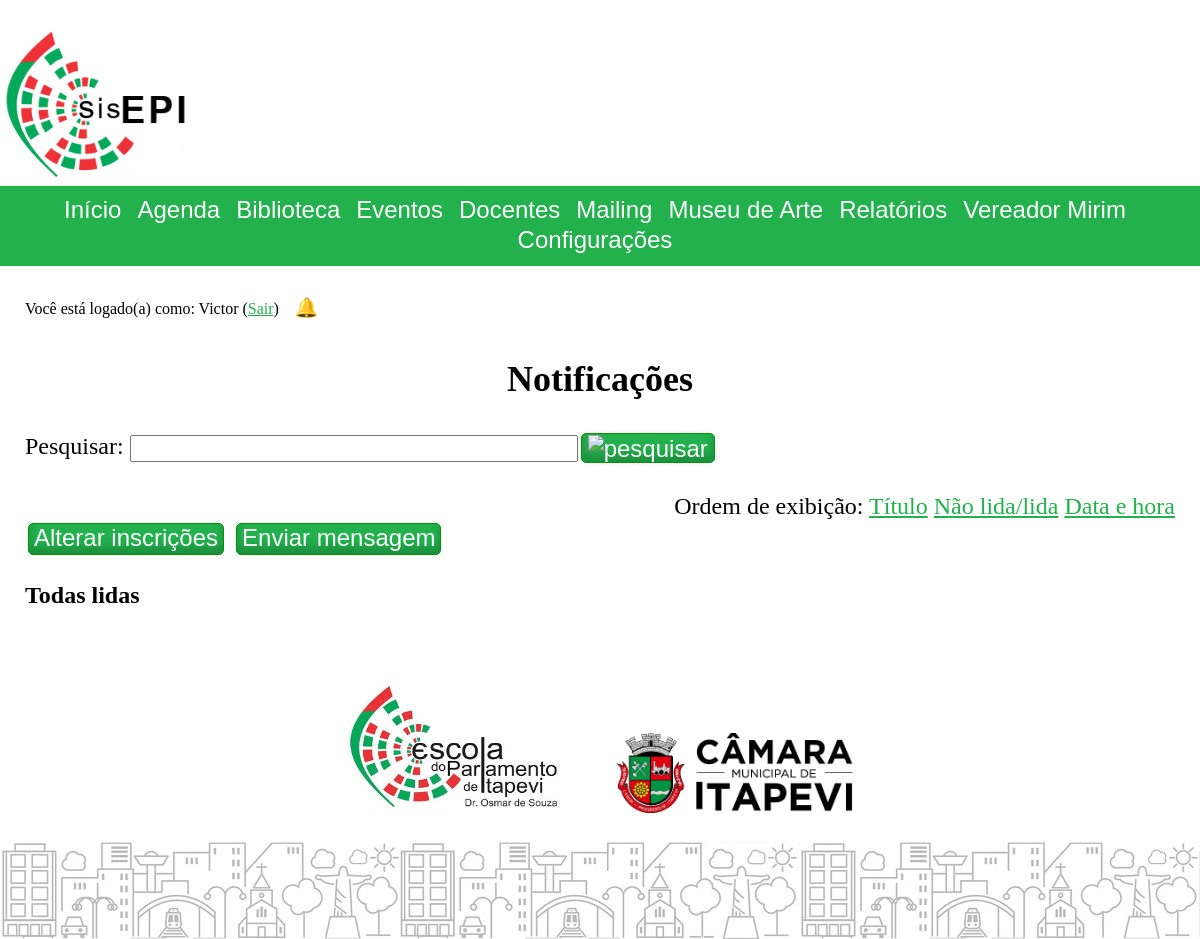
The app's page /index.php?cont=notifications&action=home (signed in), older data.
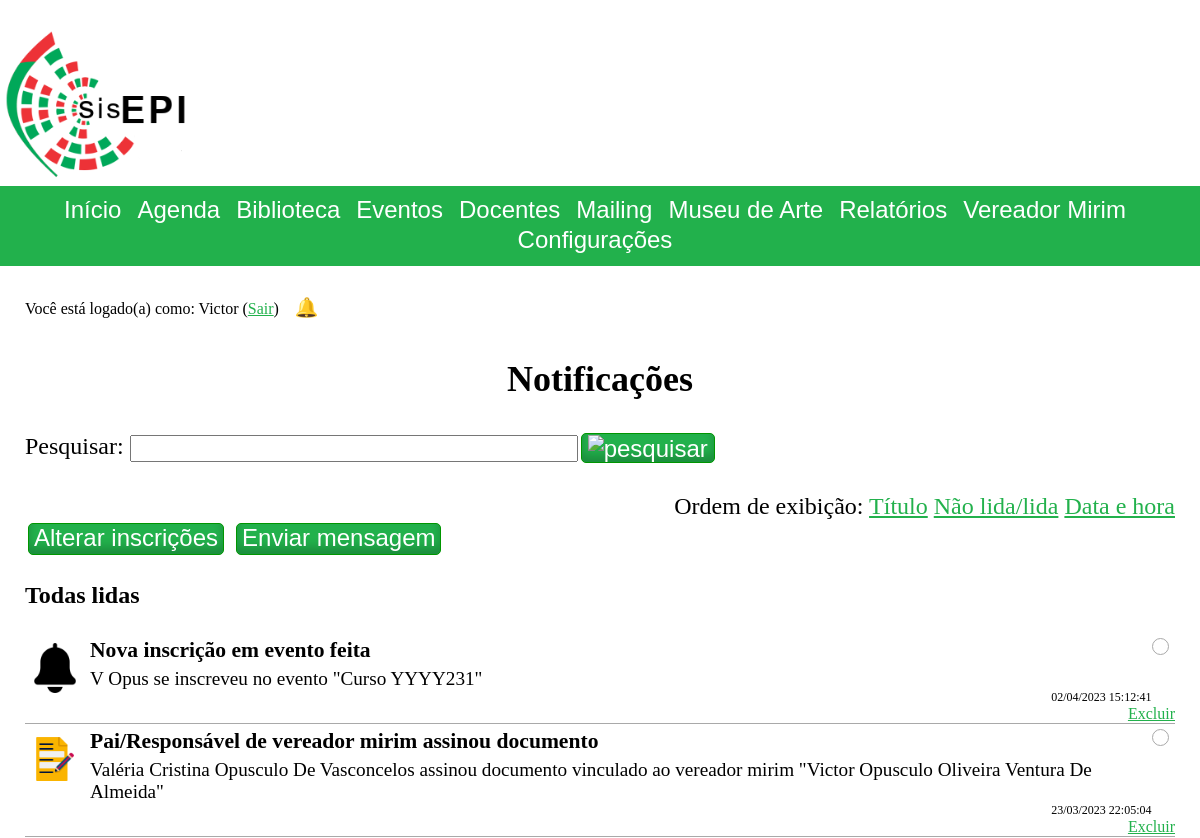
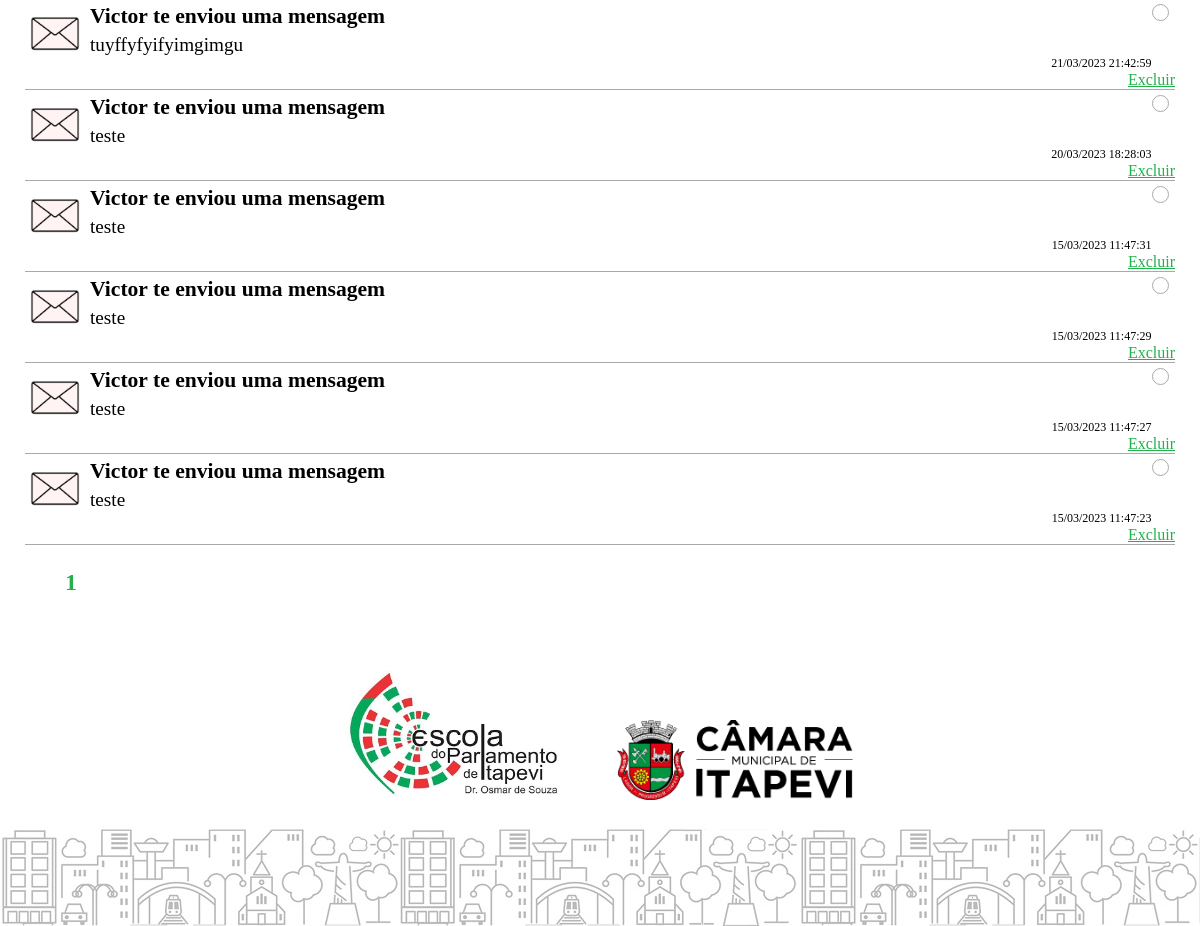
The same page, newer data (2 pictures, top to bottom).
### tables this page shows
CREATE TABLE `sentnotifications` (
  `id` int UNSIGNED NOT NULL,
  `userId` int UNSIGNED NOT NULL,
  `title` varchar(255) NOT NULL,
  `description` varchar(280) DEFAULT NULL,
  `iconFilePath` varchar(255) NOT NULL,
  `linkUrlInfos` json DEFAULT NULL,
  `isRead` tinyint(1) NOT NULL,
  `dateTime` datetime NOT NULL
);

### controller/component/NotificationList.class.php (called while the page is built, shortened)
<?php
final class NotificationList extends ComponentBase
{
    protected array $sentNotificationObjects;
    public function render()
    {
        $notObjs = $this->sentNotificationObjects;
        $view = $this->get_view();
		require($view);
    }
}

### model/DataProperty.php (called while the page is built, shortened)
<?php
class DataProperty implements \JsonSerializable
{
	private $value;
	public $valueTransformer;
	public function getValue()
	{
		return isset($this->valueTransformer) ? ($this->valueTransformer)($this->value) : $this->value;
	}
	public function setValue($value)
	{
		$this->value = $value;
	}
}

### model/SqlSelector.php (called while the page is built, shortened)
<?php
require_once __DIR__ . '/DataEntity.php';
class SqlSelector
{
    private array $selectColumns = [];
    private string $fromTable;
    private array $joins = [];
    private array $whereClauses = [];
    private string $orderBy;
    private string $limit;
    private array $values = [];
    private string $bindParamTypes = "";
    public function setTable($table)
    {
        $this->fromTable = $table;
    }
    public function addSelectColumn($col)
    {
        $this->selectColumns[] = $col;
    }
    public function addWhereClause($where)
    {
        $this->whereClauses[] = $where;
    }
    public function setOrderBy($orderBy)
    {
        $this->orderBy = $orderBy;
    }
    public function setLimit($limit)
    {
        $this->limit = $limit;
    }
    public function addValue(string $bindParamType, $value)
    {
        $this->bindParamTypes .= $bindParamType;
        $this->values[] = $value;
    }
    public function addValues(string $bindParamTypes, array $valuesArray)
    {
        $this->bindParamTypes .= $bindParamTypes;
        $this->values = [...$this->values, ...$valuesArray];
    }
    public function run(\mysqli $conn, int $mode = self::RETURN_SINGLE_ASSOC)
    {
        $finalSql = "SELECT " . implode(',', $this->selectColumns) . " FROM " . $this->fromTable . ' ' .
        implode(' ', $this->joins) . ' ';
        if (!empty($this->whereClauses))
            $finalSql .= 'WHERE ' . implode(' ', $this->whereClauses) . ' ';
        if (!empty($this->orderBy))
            $finalSql .= 'ORDER BY ' . $this->orderBy . ' ';
        if (!empty($this->limit))
            $finalSql .= 'LIMIT ' . $this->limit . ' ';
        $stmt = $conn->prepare($finalSql);
        if (strlen($this->bindParamTypes) > 0)
            $stmt->bind_param($this->bindParamTypes, ...$this->values);
        $stmt->execute();
        $result = $stmt->get_result();
        $output = null;
        switch ($mode)
        {
            case self::RETURN_ALL_ASSOC:
                $output = $result->num_rows > 0 ? $result->fetch_all(MYSQLI_ASSOC) : [];
                break;
            case self::RETURN_FIRST_COLUMN_VALUE:
            default:
                $output = $result->num_rows > 0 ? $result->fetch_row()[0] : null;
                break;
        }
        return $output;
    }
}

### model/Notifications/SentNotification.php (called while the page is built, shortened)
<?php
require_once __DIR__ . '/../DataEntity.php';
class SentNotification extends DataEntity
{
    public function __construct()
    {
        $this->properties = (object)
        [
            'id' => new DataProperty('', null, DataProperty::MYSQL_INT),
            'userId' => new DataProperty('', null, DataProperty::MYSQL_INT),
            'title' => new DataProperty('', null, DataProperty::MYSQL_STRING),
            'description' => new DataProperty('', null, DataProperty::MYSQL_STRING),
            'iconFilePath' => new DataProperty('', null, DataProperty::MYSQL_STRING),
            'linkUrlInfos' => new DataProperty('', null, DataProperty::MYSQL_STRING),
            'isRead' => new DataProperty('', 0, DataProperty::MYSQL_INT),
            'dateTime' => new DataProperty('', date('Y-m-d H:i:s'), DataProperty::MYSQL_STRING)
        ];
    }
    protected string $databaseTable = 'sentnotifications';
    protected function newInstanceFromDataRow($dataRow)
    {
        $new = new SentNotification();
        $new->fillPropertiesFromDataRow($dataRow);
        return $new;
    }
    public function getMultiplePartially(mysqli $conn, $page, $numResultsOnPage, $orderBy, $searchKeywords)
    {
        $selector = new SqlSelector();
        $selector->addSelectColumn('*');
        $selector->setTable($this->databaseTable);
        $selector->addWhereClause(" {$this->databaseTable}.userId = ? ");
        $selector->addValue('i', $this->properties->userId->getValue());
        switch ($orderBy)
        {
            case 'date':
            default:
                $selector->setOrderBy('dateTime DESC');
                break;
        }
        $calc_page = ($page - 1) * $numResultsOnPage;
        $selector->setLimit(' ?,? ');
        $selector->addValues('ii', [ $calc_page, $numResultsOnPage ]);
        $drs = $selector->run($conn, SqlSelector::RETURN_ALL_ASSOC);
        return array_map( fn($dr) => $this->newInstanceFromDataRow($dr), $drs);
    }
}

### controller/notifications.controller.php (called while the page is built, shortened)
<?php
final class notifications extends BaseController
{
    public function home()
    {
        require_once "controller/component/NotificationList.class.php";
        $conn = createConnectionAsEditor();
        try
        {
            $getter = new \SisEpi\Model\Notifications\SentNotification();
            $getter->userId = (int)$_SESSION['userid'] ?? 0;
            $paginatorComponent = new PaginatorComponent($getter->getCount($conn, $_GET['q'] ?? ''), 20);
            $notificationsObjects = $getter->getMultiplePartially($conn,    $paginatorComponent->pageNum,
                                                                            $paginatorComponent->numResultsOnPage,
                                                                            $_GET['orderBy'] ?? '',
                                                                            $_GET['q'] ?? '');
        }
        catch (Exception $e)
        {
            $this->pageMessages[] = $e->getMessage();
        }
        finally { $conn->close(); }
    }
}

### model/DataEntity.php (called while the page is built, shortened)
<?php
require_once __DIR__ . '/SqlSelector.php';
require_once __DIR__ . '/DataProperty.php';
abstract class DataEntity implements \IteratorAggregate, \JsonSerializable
{
	protected object $properties;
	public function __get($name)
	{
		return $this->properties->$name->getValue();
	}
	public function __set($name, $value)
	{
		$this->properties->$name->setValue($value);
	}
	public function __isset($name)
	{
		if (isset($this->properties->$name))
		{
			$val = $this->properties->$name->getValue();
			return isset($val) && $val != false;
		}
		return false;
	}
	public function fillPropertiesFromDataRow($dataRow)
	{
		foreach ($dataRow as $col => $val)
		{
			if (!isset($this->properties->$col))
				$this->otherProperties->$col = $val;
			else
				$this->properties->$col->setValue($val);
		}
	}
}

### includes/URL/URLGenerator.php (called while the page is built, shortened)
<?php
abstract class URLGenerator
{
	public static bool $useFriendlyURL;
	private static function appendQueryString($queryString = null, $directFileAccess = false)
	{
		$qsFinal = "";
		if (!empty($qsFinal))
			return self::$useFriendlyURL || $directFileAccess ? "?$qsFinal" : "&$qsFinal";
		else
			return "";
	}
	public static function generateSystemURL($controller, $action = "home", $id = null, $queryString = null)
	{
		$url = self::$useFriendlyURL ? self::URLBase . "/$controller/$action" : self::URLBase . "/index.php?cont=$controller&action=$action";
		if (!empty($id))
			$url .= self::$useFriendlyURL ? "/$id" : "&id=$id";
		$url .= self::appendQueryString($queryString);
		return $url;
	}
	public static function generateFileURL($pathFromBaseURL = null, $queryString = null)
	{
		$fileBaseFriendly = self::URLBase . '/file';
		$fileBaseUnfriendly = self::URLBase;
		$url = (self::$useFriendlyURL ? $fileBaseFriendly : $fileBaseUnfriendly) . (!empty($pathFromBaseURL) ? "/$pathFromBaseURL" : "") . self::appendQueryString($queryString, true);
		return $url;
	}
}

### view/component/NotificationList.view.php (the view, shortened to what the rows shown need)
<?php if (isset($notObjs)): ?>
<div class="notificationList" style="display: flex; flex-direction:column; width: 100%">
<?php foreach ($notObjs as $not): ?>
    <div class="notificationItemBox" data-id="<?= $not->id ?>" data-is-read="<?= $not->isRead ?>">
        <a href="<?= URL\URLGenerator::generateSystemURL('notifications', 'notificationlink', $not->id) ?>">
            <div class="notificationIconBox">
                <img src="<?= URL\URLGenerator::generateFileURL($not->iconFilePath) ?>" height="50" />
            </div>
            <div class="notificationTextBox">
                <h1><?= hsc($not->title) ?></h1>
                <p><?= nl2br(hsc($not->description ?? '')) ?></p>
                <span class="notificationDateTime">
                    <?= hsc(date_create($not->dateTime)->format('d/m/Y H:i:s')) ?>
                </span>
            </div>
            <div class="notificationReadStatusButton">
                <label style="display:block;">
                    <span class="notificationSetReadStatusCircle"></span>
                </label>
            </div>
        </a>
        <div class="deleteNotificationLinkBox">
            <a href="<?= URL\URLGenerator::generateSystemURL('notifications', 'delete', $not->id) ?>">Excluir</a>
        </div>
    </div>
<?php endforeach; ?>
</div>
<?php endif; ?>

Row changes from the older to the newer data that the page shows:
added sentnotifications: iconFilePath (picture), title "Nova inscrição em evento feita", description "V Opus se inscreveu no evento \"Curso YYYY231\"", dateTime "02/04/2023 15:12:41"
added sentnotifications: iconFilePath (picture), title "Pai/Responsável de vereador mirim assinou documento", description "Valéria Cristina Opusculo De Vasconcelos assinou documento vinculado ao vereador mirim \"Victor Opusculo Oliveira Ventura De Almeida\"", dateTime "23/03/2023 22:05:04"
added sentnotifications: iconFilePath (picture), title "Victor te enviou uma mensagem", description "tuyffyfyifyimgimgu", dateTime "21/03/2023 21:42:59"
added sentnotifications: iconFilePath (picture), title "Victor te enviou uma mensagem", description "teste", dateTime "20/03/2023 18:28:03"
added sentnotifications: iconFilePath (picture), title "Victor te enviou uma mensagem", description "teste", dateTime "15/03/2023 11:47:31"
added sentnotifications: iconFilePath (picture), title "Victor te enviou uma mensagem", description "teste", dateTime "15/03/2023 11:47:29"
added sentnotifications: iconFilePath (picture), title "Victor te enviou uma mensagem", description "teste", dateTime "15/03/2023 11:47:27"
added sentnotifications: iconFilePath (picture), title "Victor te enviou uma mensagem", description "teste", dateTime "15/03/2023 11:47:23"
Text that changed along with them:
$pageNum: (not shown) → "1"
